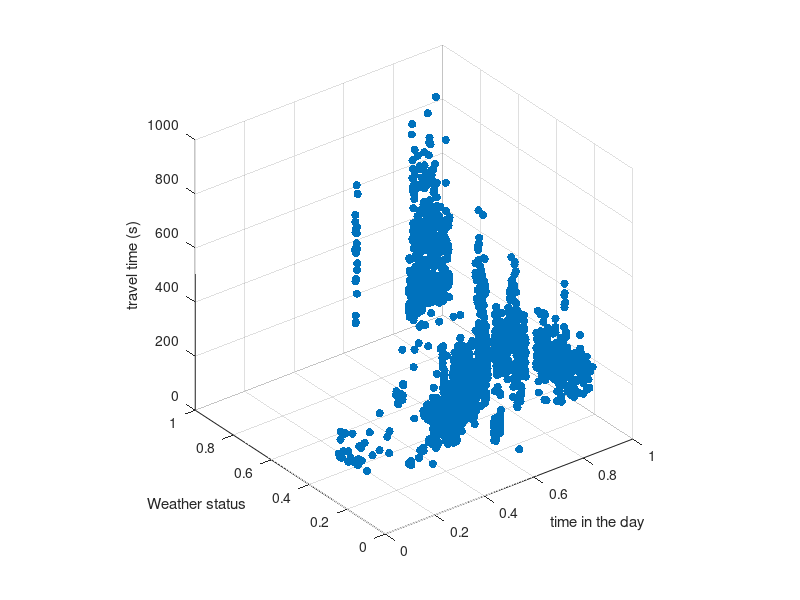
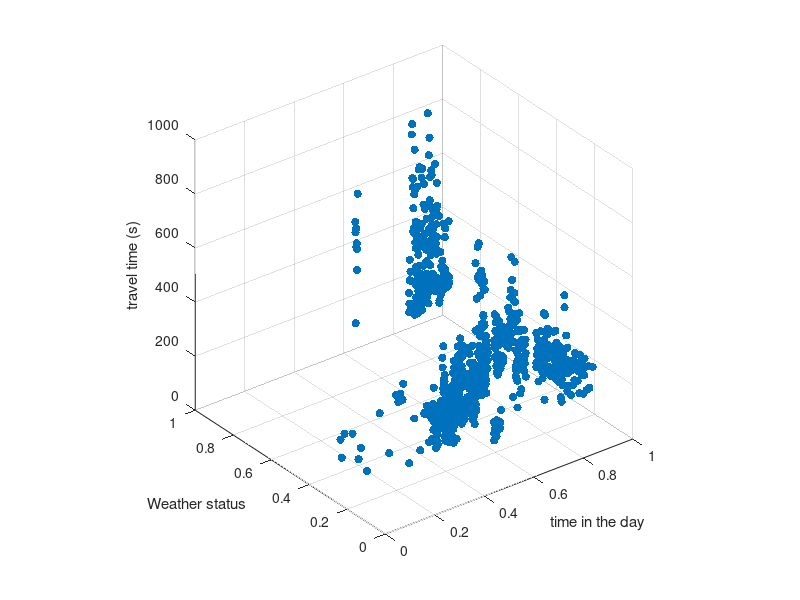

The MATLAB source for these figures, in order: (Note: this script raises an error after producing the figures.)
%% distribs (for having a better shape)
X=[0:0.01:1];
Y=1+5*normpdf(X,0.3,0.04)+10*normpdf(X,0.7,0.10);
figure
plot(X,Y);


%% Get the actual dataset, shape it, and plot it, write it down in csv.

% input.txt and output.txt have the input actual dataset.
in = csvread('input.txt');
out= csvread('output.txt');

x1=in(1,:);
x2=in(2,:);
x3=in(3,:);
z_def=out(1,:);
z=out(1,:);

si=size(x1,2);
for i=1:si
    z(1,i)=90+(1+5*normpdf(x1(1,i),0.3,0.04)+10*normpdf(x1(1,i),0.7,0.10)+200*x3(1,i))*z(1,i)/60;
end

scatter3(x1,x3,z,'filled');
axis([0 1 0 1 0 1000]);
xlabel('time in the day');
ylabel('Weather status');
zlabel('travel time (s)')
grid on
axis square

csvwrite('good_dataset_input.txt',in);
csvwrite('good_dataset_output.txt', z);

%% filter to get a sub-dataset (smaller), and plot it, save it.
x1f=[];
x2f=[];
x3f=[];
zf=[];
max=size(x1,2);

counter=0;
for i=1:max
    counter = counter + 1;
    if counter>2
       x1f=[x1f x1(i)];
       x2f=[x2f x2(i)];
       x3f=[x3f x3(i)];
       zf=[zf z(i)];
       counter=0;
    end
end

% Save it by reorganizing it first...
inf=[x1f;x2f;x3f];
sizeinf=size(inf,2);
for i=1:sizeinf
    new_index = floor(rand*sizeinf);
    if new_index==0
        new_index=1;
    end
    % input
    temp=inf(:,i);
    inf(:,i)=inf(:,new_index);
    inf(:,new_index)=temp;
    % output
    temp2=zf(:,i);
    zf(:,i)=zf(:,new_index);
    zf(:,new_index)=temp2;
end
csvwrite('inputs.txt',inf);
csvwrite('outputs.txt', zf);

% plot
figure
scatter3(inf(1,:),inf(3,:),zf,'filled');
axis([0 1 0 1 0 1000]);
xlabel('time in the day');
ylabel('Weather status');
zlabel('travel time (s)')
grid on
axis square

%% Kernel Regression, and plot of the results
[Error,Estimate,UStar,Inputs,Outputs,ShareOfTrainingSet] = kernelRegression();
total=size(x1f,2);
train=floor(total*ShareOfTrainingSet);
err=sum(Error)/size(Error,2);
disp 'Error:';
disp(err);

figure
%Red: Training set
scatter3(inf(1,1:train),inf(3,1:train),zf(1:train),'r', 'filled');
hold on
%Green: Test set, Actual values
scatter3(inf(1,train+1:total),inf(3,train+1:total),zf(1,train+1:total),'g', 'filled');
hold on
%Blue: Test set, Estimated values
scatter3(inf(1,train+1:total),inf(3,train+1:total),Estimate,'b', 'filled');
axis([0 1 0 1 0 1000]);
xlabel('time in the day');
ylabel('Weather status');
zlabel('travel time (s)')
grid on
axis square

figure
usize=size(UStar(:,1));
plot(1:usize,UStar);
xlabel('Kernel');
ylabel('Optimal amplitude');
hold on
steps=zeros(usize);
small=size(inf(1,:),2);
for i=1:usize
   steps(i)=3*floor(i/small);
end
plot(1:usize,steps);

%% replot

figure
%Red: Training set
scatter3(inf(1,1:train),inf(3,1:train),zf(1:train),'r', 'filled');
hold on
%Green: Test set, Actual values
scatter3(inf(1,train+1:total),inf(3,train+1:total),zf(1,train+1:total),'g', 'filled');
hold on
%Blue: Test set, Estimated values
scatter3(inf(1,train+1:total),inf(3,train+1:total),Estimate,'b', 'filled');
axis([0 1 0 1 0 1000]);
xlabel('time in the day');
ylabel('Weather status');
zlabel('travel time (s)')
grid on
axis square


%% filter
xf=[];
yf=[];
zf=[];
max=size(x1,2);
window = 1;
min_w = 0;

counter=0;
for i=1:max
    counter = counter+1;
    if (y(i) >= min_w && y(i) <= min_w+window && counter>0)
        xf=[xf x(i)];
        yf=[yf y(i)];
        zf=[zf z(i)];
        counter=0;
    end
end

%% scatter 2d plot

figure
scatter(xf,zf,'filled')
axis([0 1 0 1000])
xlabel('time in the day');
ylabel('travel time (s)');
grid on
axis square

%% tt
figure
scatter(tt(:,1),tt(:,2),'filled','r');


